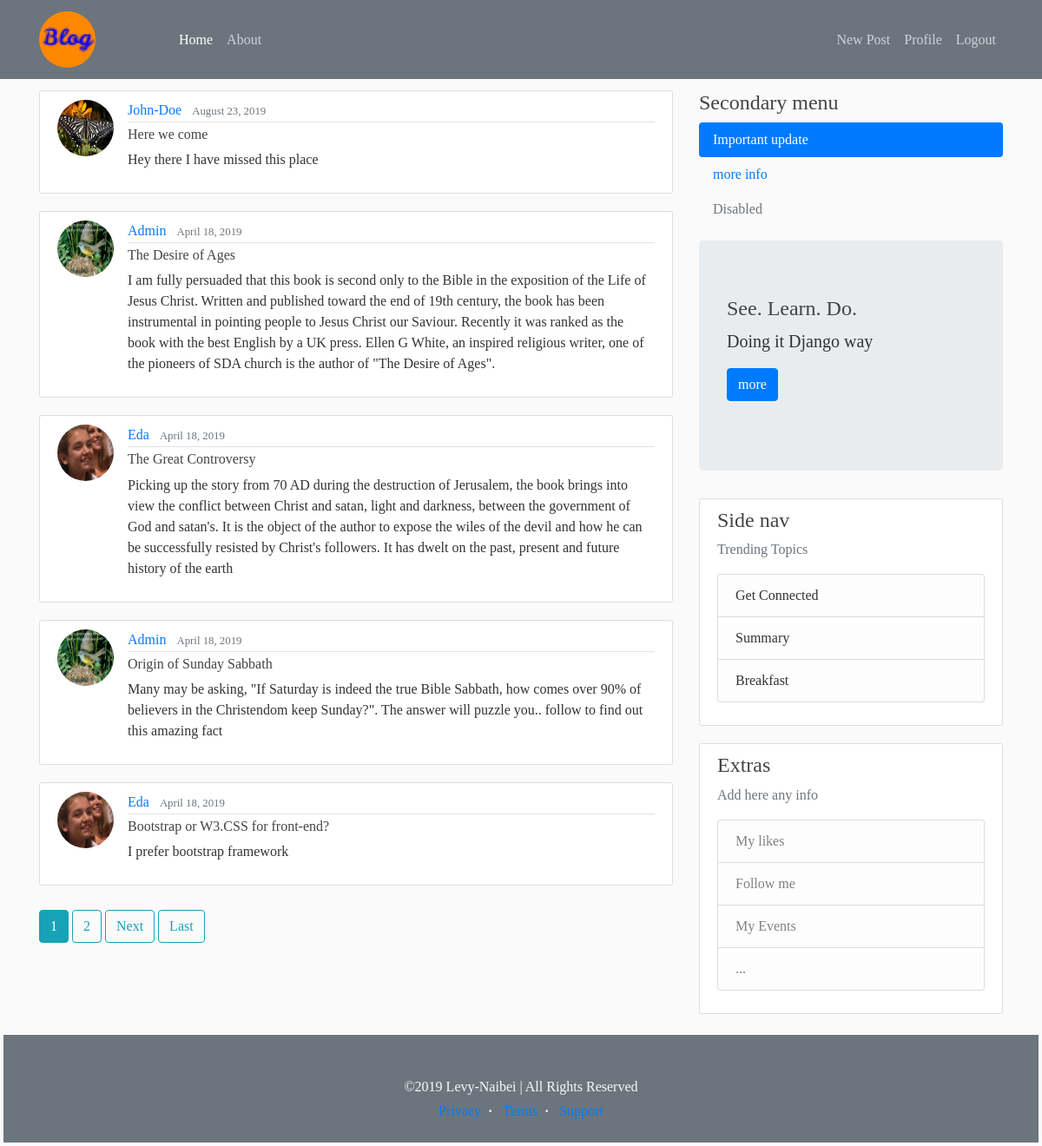
The app's page / (signed in) with its own data.
### blog/models.py (models this page shows, shortened)
class Post(models.Model):
	title = models.CharField(max_length=80)
	content = models.TextField()
	date_posted = models.DateTimeField(default=timezone.now)
	author = models.ForeignKey(User, on_delete=models.CASCADE)

### users/models.py (models this page shows, shortened)
class Profile(models.Model):
	user = models.OneToOneField(User, on_delete=models.CASCADE)
	img = models.ImageField(default = 'default.png', upload_to='profile_pics')

### blog/views.py (the view)
# urls.py: path('', PostListView.as_view(), name='blog-home'),
class PostListView(ListView):
	model = Post
	template_name = 'blog/home.html'
	context_object_name = 'posts'
	ordering = ['-date_posted']
	paginate_by = 5

### blog/templates/blog/home.html (shortened to what this page needs)
{% extends "blog/base.html" %}
{% block content %}
	{% for post in posts %}
    <article class="media content-section">
      <img class="rounded-circle article-img" src="{{post.author.profile.img.url}}">
      <div class="media-body">
        <div class="article-metadata">
          <a class="mr-2" href="{% url 'user-posts' post.author.username %}">{{ post.author }}</a>
          <small class="text-muted">{{ post.date_posted|date:'F d, Y' }}</small>
        </div>
        <h6><a class="article-title" href="{% url 'post-detail' post.id %}">{{ post.title }}</a></h6>
        <p class="article-content">{{ post.content }}</p>
      </div>
    </article>
  {% endfor %}
  {% if is_paginated %}
    {% for num in page_obj.paginator.page_range %}
      {% if page_obj.number == num %}
        <a class="btn btn-info bt-sm mb-2 mt-2" href="?page={{ num }}">{{ num }}</a>
      {% elif num > page_obj.number|add:'-2' and num < page_obj.number|add:'2' %}
        <a class="btn btn-outline-info bt-sm mb-2 mt-2" href="?page={{ num }}">{{ num }}</a>
      {% endif %}
    {% endfor %}
    {% if page_obj.has_next %}
      <a class="btn btn-outline-info bt-sm mb-2 mt-2" href="?page={{page_obj.next_page_number}}">Next</a>
      <a class="btn btn-outline-info bt-sm mb-2 mt-2" href="?page={{page_obj.paginator.num_pages}}">Last</a>
    {% endif %}
  {% endif %}
{% endblock %}

### blog/static/blog/style.css (style rules this page uses)
body { background: #fafafa; color: #333333; margin-top: 5rem; font-family: initial; }
h6 { color: #00008B; }
.content-section { background: #ffffff; padding: 10px 20px; border: 1px solid #dddddd; border-radius: 3px; margin-bottom: 20px; }
.article-title { color: #444444; font-style: bold; }
.article-content { white-space: pre-line; }
.article-img { height: 65px; width: 65px; margin-right: 16px; }
.article-metadata { padding-bottom: 1px; margin-bottom: 4px; border-bottom: 1px solid #e3e3e3 }

### records on screen
Post: author.profile.img (placeholder picture), author "John-Doe", date_posted "August 23, 2019", title "Here we come", content "Hey there I have missed this place"
Post: author.profile.img (picture), author "Admin", date_posted "April 18, 2019", title "The Desire of Ages", content "I am fully persuaded that this book is second only to the Bible in the exposition of the Life of Jesus Christ. Written and published toward the end of 19th century, the book has been instrumental in pointing people to Jesus Christ our Saviour. Recently it was ranked as the book with the best English by a UK press. Ellen G White, an inspired religious writer, one of the pioneers of SDA church is the author of \"The Desire of Ages\"."
Post: author.profile.img (picture), author "Eda", date_posted "April 18, 2019", title "The Great Controversy", content "Picking up the story from 70 AD during the destruction of Jerusalem, the book brings into view the conflict between Christ and satan, light and darkness, between the government of God and satan's. It is the object of the author to expose the wiles of the devil and how he can be successfully resisted by Christ's followers. It has dwelt on the past, present and future history of the earth"
Post: author.profile.img (picture), author "Admin", date_posted "April 18, 2019", title "Origin of Sunday Sabbath", content "Many may be asking, \"If Saturday is indeed the true Bible Sabbath, how comes over 90% of believers in the Christendom keep Sunday?\". The answer will puzzle you.. follow to find out this amazing fact"
Post: author.profile.img (picture), author "Eda", date_posted "April 18, 2019", title "Bootstrap or W3.CSS for front-end?", content "I prefer bootstrap framework"

### other values on screen
{{ num }} "1"
{{ num }} "2"
